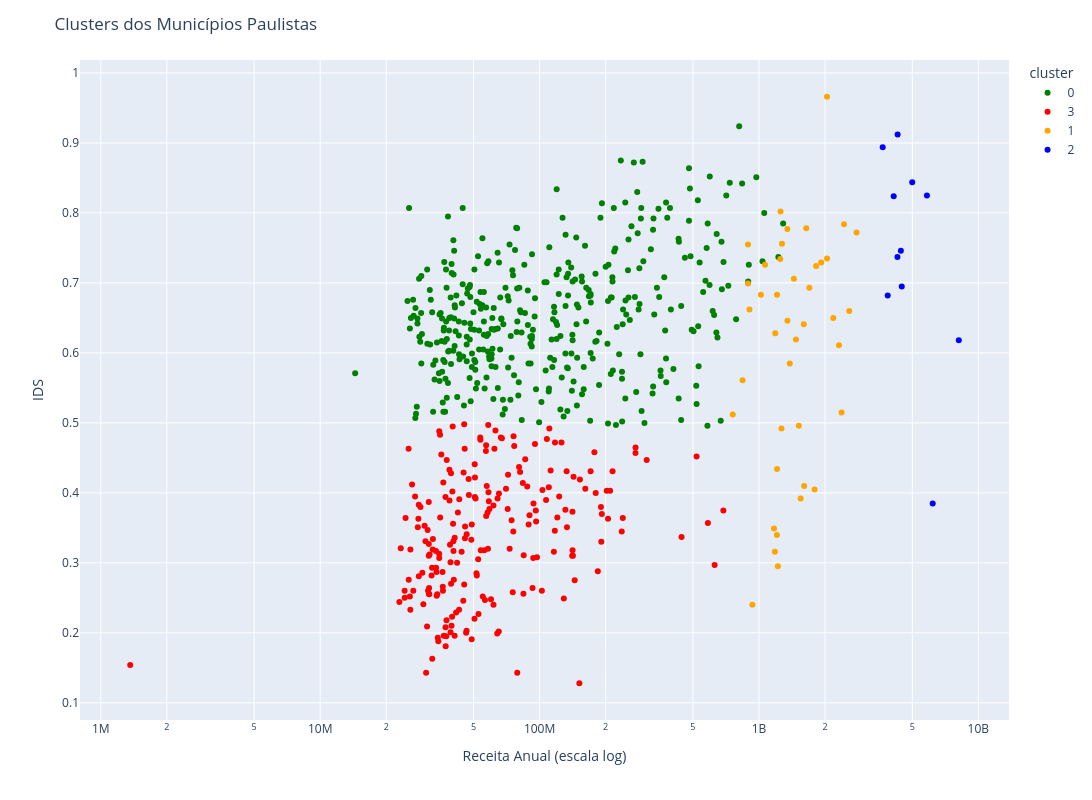

The code cell stored with this chart in its notebook:
### Markdown cell above
### 11. Scatterplot

### Code cell
df_without_sp["cluster"] = df_without_sp["cluster"].astype(str)
fig = px.scatter(
    df_without_sp,
    x="receita_anual",
    y="ids",
    color="cluster",
    log_x=True,
    hover_name="municipio",
    hover_data={
        "receita_anual": ":,.0f",
        "populacao": ":,.0f",
        "cluster": True,
        "ids": ":.3f"
    },
    
    color_discrete_map={ "0": "green", "1": "orange", "2": "blue", "3": "red" },
    
    
    width=1200,
    height=800
)

fig.update_layout(
    title="Clusters dos Municípios Paulistas",
    xaxis_title="Receita Anual (escala log)",
    yaxis_title="IDS"
)

fig.show()

### Figure 1 — Plotly figure (JSON) as saved in the notebook; plotly's stock layout.template omitted (floating-point values rounded to 4 significant figures; data arrays with more than 128 entries replaced by an {"elided": "..."} marker saying what was removed)
{"data": [{"customdata": {"elided": "382x2 mixed values"}, "hovertemplate": "<b>%{hovertext}</b><br><br>cluster=%{customdata[1]}<br>receita_anual=%{x:,.0f}<br>ids=%{y:.3f}<br>populacao=%{customdata[0]:,.0f}<extra></extra>", "hovertext": {"elided": "382 str values"}, "legendgroup": "0", "marker": {"color": "green", "symbol": "circle"}, "mode": "markers", "name": "0", "orientation": "v", "showlegend": true, "type": "scatter", "x": {"elided": "382 float values"}, "xaxis": "x", "y": {"elided": "382 float values"}, "yaxis": "y"}, {"customdata": {"elided": "210x2 mixed values"}, "hovertemplate": "<b>%{hovertext}</b><br><br>cluster=%{customdata[1]}<br>receita_anual=%{x:,.0f}<br>ids=%{y:.3f}<br>populacao=%{customdata[0]:,.0f}<extra></extra>", "hovertext": {"elided": "210 str values"}, "legendgroup": "3", "marker": {"color": "red", "symbol": "circle"}, "mode": "markers", "name": "3", "orientation": "v", "showlegend": true, "type": "scatter", "x": {"elided": "210 float values"}, "xaxis": "x", "y": {"elided": "210 float values"}, "yaxis": "y"}, {"customdata": [[244370, "1"], [199210, "1"], [240542, "1"], [145378, "1"], [381706, "1"], [172346, "1"], [125194, "1"], [405375, "1"], [257882, "1"], [132521, "1"], [429550, "1"], [279264, "1"], [358539, "1"], [324977, "1"], [237570, "1"], [260690, "1"], [167106, "1"], [244131, "1"], [379082, "1"], [177150, "1"], [237119, "1"], [310783, "1"], [242249, "1"], [481725, "1"], [455587, "1"], [114508, "1"], [171885, "1"], [410275, "1"], [336454, "1"], [231953, "1"], [209548, "1"], [195278, "1"], [145073, "1"], [162763, "1"], [256915, "1"], [469173, "1"], [370839, "1"], [289875, "1"], [303397, "1"], [297528, "1"], [320820, "1"]], "hovertemplate": "<b>%{hovertext}</b><br><br>cluster=%{customdata[1]}<br>receita_anual=%{x:,.0f}<br>ids=%{y:.3f}<br>populacao=%{customdata[0]:,.0f}<extra></extra>", "hovertext": ["AMERICANA", "ARACATUBA", "ARARAQUARA", "ATIBAIA", "BAURU", "BRAGANCA PAULISTA", "CARAGUATATUBA", "CARAPICUIBA", "COTIA", "CUBATAO", "DIADEMA", "EMBU DAS ARTES", "FRANCA", "GUARUJA", "HORTOLANDIA", "INDAIATUBA", "ITAPETININGA", "ITAPEVI", "ITAQUAQUECETUBA", "ITU", "JACAREI", "LIMEIRA", "MARILIA", "MAUA", "MOGI DAS CRUZES", "PAULINIA", "PINDAMONHANGABA", "PIRACICABA", "PRAIA GRANDE", "PRESIDENTE PRUDENTE", "RIO CLARO", "SANTA BARBARA D'OESTE", "SANTANA DE PARNAIBA", "SAO CAETANO DO SUL", "SAO CARLOS", "SAO JOSE DO RIO PRETO", "SAO VICENTE", "SUMARE", "SUZANO", "TABOAO DA SERRA", "TAUBATE"], "legendgroup": "1", "marker": {"color": "orange", "symbol": "circle"}, "mode": "markers", "name": "1", "orientation": "v", "showlegend": true, "type": "scatter", "x": [1250000000.0, 905000000.0, 1348000000.0, 1020000000.0, 1922000000.0, 891400000.0, 1273000000.0, 933300000.0, 1520000000.0, 1821000000.0, 1792000000.0, 1181000000.0, 1187000000.0, 2181000000.0, 1474000000.0, 2044000000.0, 759300000.0, 1209000000.0, 1207000000.0, 1209000000.0, 1443000000.0, 1600000000.0, 1348000000.0, 1549000000.0, 2379000000.0, 2441000000.0, 891300000.0, 2579000000.0, 2316000000.0, 1066000000.0, 1254000000.0, 841400000.0, 1697000000.0, 2042000000.0, 1266000000.0, 2785000000.0, 1607000000.0, 1219000000.0, 1382000000.0, 1171000000.0, 1642000000.0], "xaxis": "x", "y": [0.734, 0.662, 0.777, 0.683, 0.729, 0.755, 0.756, 0.24, 0.496, 0.724, 0.405, 0.316, 0.628, 0.65, 0.619, 0.735, 0.512, 0.434, 0.34, 0.683, 0.706, 0.641, 0.646, 0.392, 0.515, 0.784, 0.699, 0.66, 0.611, 0.726, 0.802, 0.561, 0.693, 0.966, 0.492, 0.772, 0.41, 0.295, 0.585, 0.349, 0.778], "yaxis": "y"}, {"customdata": [[279704, "2"], [1223237, "2"], [1404694, "2"], [426935, "2"], [701428, "2"], [720116, "2"], [723889, "2"], [433991, "2"], [849874, "2"], [737310, "2"], [695328, "2"]], "hovertemplate": "<b>%{hovertext}</b><br><br>cluster=%{customdata[1]}<br>receita_anual=%{x:,.0f}<br>ids=%{y:.3f}<br>populacao=%{customdata[0]:,.0f}<extra></extra>", "hovertext": ["BARUERI", "CAMPINAS", "GUARULHOS", "JUNDIAI", "OSASCO", "RIBEIRAO PRETO", "SANTO ANDRE", "SANTOS", "SAO BERNARDO DO CAMPO", "SAO JOSE DOS CAMPOS", "SOROCABA"], "legendgroup": "2", "marker": {"color": "blue", "symbol": "circle"}, "mode": "markers", "name": "2", "orientation": "v", "showlegend": true, "type": "scatter", "x": [4995000000.0, 8144000000.0, 6193000000.0, 3664000000.0, 4475000000.0, 4112000000.0, 3862000000.0, 4284000000.0, 5830000000.0, 4278000000.0, 4433000000.0], "xaxis": "x", "y": [0.844, 0.618, 0.385, 0.894, 0.695, 0.824, 0.682, 0.912, 0.825, 0.737, 0.746], "yaxis": "y"}], "layout": {"height": 800, "legend": {"title": {"text": "cluster"}, "tracegroupgap": 0}, "margin": {"t": 60}, "title": {"text": "Clusters dos Municípios Paulistas"}, "width": 1200, "xaxis": {"anchor": "y", "domain": [0, 1], "title": {"text": "Receita Anual (escala log)"}, "type": "log"}, "yaxis": {"anchor": "x", "domain": [0, 1], "title": {"text": "IDS"}}}}
